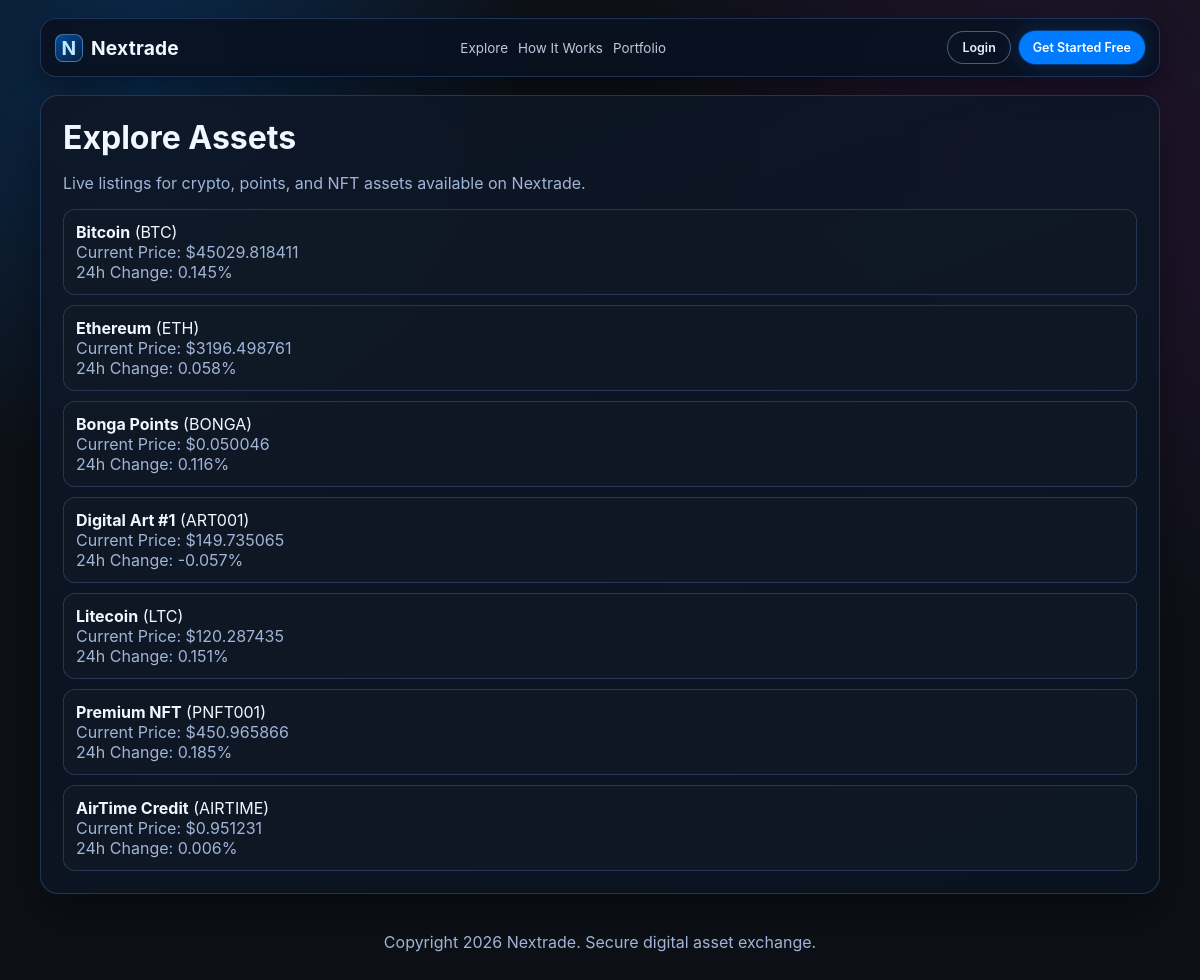
/explore, run on the app's committed database.
### tables this page shows
CREATE TABLE assets
                 (id SERIAL PRIMARY KEY,
                  name TEXT NOT NULL,
                  symbol TEXT NOT NULL,
                  price REAL NOT NULL,
                  change_24h REAL,
                  type TEXT NOT NULL);

### app.py (the view)
@app.route('/explore')
def explore():
    simulate_prices()
    assets = execute_query('SELECT * FROM assets')
    return render_template('explore.html', assets=assets)

### app.py (called while the page is built)
def get_database_url():
    if 'DATABASE_URL' in os.environ:
        return os.environ['DATABASE_URL']
    else:
        return 'nextrade.db'  # Local development

def is_postgres():
    db_url = get_database_url()
    return db_url.startswith('postgres')

def get_db_connection():
    db_url = get_database_url()
    if is_postgres():
        import psycopg2
        conn = psycopg2.connect(db_url)
        return conn
    else:
        conn = sqlite3.connect(db_url)
        conn.row_factory = sqlite3.Row
        return conn

def execute_query(query, params=()):
    conn = get_db_connection()
    cursor = conn.cursor()
    try:
        if is_postgres():
            query = query.replace('?', '%s')
        cursor.execute(query, params)
        if query.strip().upper().startswith('SELECT'):
            result = cursor.fetchall()
        else:
            conn.commit()
            result = None
        return result
    except Exception as e:
        conn.rollback()
        raise e
    finally:
        cursor.close()
        conn.close()

### templates/explore.html (shortened to what this page needs)
{% extends "layout.html" %}
{% block content %}
  <h1>Explore Assets</h1>
  <p class="nx-muted">Live listings for crypto, points, and NFT assets available on Nextrade.</p>
  <ul class="nx-list">
    {% for asset in assets %}
      <li>
        <strong>{{ asset[1] }}</strong> ({{ asset[2] }})
        <div class="nx-muted">Current Price: ${{ '%.6f'|format(asset[3]) }}</div>
        <div class="nx-muted">24h Change: {{ '%.3f'|format(asset[4] or 0) }}%</div>
      </li>
    {% endfor %}
  </ul>
{% endblock %}

### templates/layout.html (shortened to what this page needs)
<!doctype html>
<html lang="en">
  <head>
    <link rel="stylesheet" href="{{ url_for('static', filename='css/nextrade-theme.css') }}">
  </head>
  <body>
    <div class="nx-shell">
      <header class="nx-nav">
        <a class="nx-brand" href="{{ url_for('index') }}">
          <span class="nx-brand-mark">N</span>
          Nextrade
        </a>
        <nav class="nx-nav-links">
          <a href="{{ url_for('explore') }}">Explore</a>
          <a href="{{ url_for('how_it_works') }}">How It Works</a>
          <a href="{{ url_for('portfolio') }}">Portfolio</a>
        </nav>
        <div class="nx-actions">
          {% if session.get('user_id') %}
            <a class="nx-btn-outline" href="{{ url_for('logout') }}">Logout</a>
          {% else %}
            <a class="nx-btn-outline" href="{{ url_for('login') }}">Login</a>
            <a class="nx-btn" href="{{ url_for('register') }}">Get Started Free</a>
          {% endif %}
        </div>
      </header>
      <main class="nx-main">
        {% block content %}{% endblock %}
      </main>
      <footer class="nx-footer">
        <p class="nx-muted">Copyright 2026 Nextrade. Secure digital asset exchange.</p>
      </footer>
    </div>
  </body>
</html>

### static/css/nextrade-theme.css (style rules this page uses)
:root { --bg: #0d1117; --bg-soft: #101926; --surface: rgba(16, 25, 38, 0.82); --border: rgba(76, 125, 199, 0.32); --text: #f2f7ff; --muted: #9fb5d7; --electric: #007bff; --growth: #00c853; --nft: #9c27b0; }
* { box-sizing: border-box; }
body { margin: 0; min-height: 100vh; color: var(--text); font-family: "Inter", "Segoe UI", system-ui, -apple-system, sans-serif; background: radial-gradient(circle at 12% 8%, rgba(0, 123, 255, 0.24), transparent 28%), radial-gradient(circle at 88% 18%, rgba(156, 39, 176, 0.16), transparent 34%), var(--bg); }
.nx-shell { width: min(1120px, 96%); margin: 18px auto 28px; }
.nx-nav { display: flex; align-items: center; justify-content: space-between; gap: 14px; border: 1px solid var(--border); border-radius: 16px; padding: 12px 14px; background: rgba(9, 18, 33, 0.92); box-shadow: 0 12px 32px rgba(0, 0, 0, 0.4); }
.nx-brand { display: inline-flex; align-items: center; gap: 8px; color: #eff7ff; text-decoration: none; font-size: 1.2rem; font-weight: 700; letter-spacing: 0.2px; }
.nx-brand-mark { width: 28px; height: 28px; display: inline-flex; align-items: center; justify-content: center; border-radius: 8px; color: #bfe6ff; background: linear-gradient(140deg, rgba(0, 123, 255, 0.55), rgba(0, 123, 255, 0.12)); border: 1px solid rgba(147, 203, 255, 0.42); }
.nx-nav-links { display: flex; gap: 10px; flex-wrap: wrap; }
.nx-nav-links a { color: #d6e7ff; text-decoration: none; font-size: 0.84rem; opacity: 0.86; }
.nx-actions { display: flex; gap: 8px; }
.nx-btn, .nx-btn-outline { border-radius: 999px; padding: 8px 14px; text-decoration: none; font-size: 0.78rem; font-weight: 600; display: inline-flex; align-items: center; justify-content: center; cursor: pointer; border: none; }
.nx-btn { color: white; background: var(--electric); box-shadow: 0 0 0 1px rgba(0, 123, 255, 0.3), 0 0 24px rgba(0, 123, 255, 0.25); }
.nx-btn-outline { color: #e6f0ff; border: 1px solid rgba(154, 182, 230, 0.45); background: rgba(10, 19, 35, 0.75); }
.nx-main { margin-top: 18px; border: 1px solid var(--border); border-radius: 18px; background: linear-gradient(160deg, rgba(14, 23, 38, 0.92), rgba(10, 19, 33, 0.86)); box-shadow: 0 20px 48px rgba(0, 0, 0, 0.45); padding: 22px; }
.nx-main h1, .nx-main h2, .nx-main h3 { margin: 0; }
.nx-muted { color: var(--muted); }
.nx-list { margin: 14px 0 0; padding: 0; list-style: none; display: grid; gap: 10px; }
.nx-list li { border: 1px solid rgba(96, 140, 205, 0.28); border-radius: 12px; background: var(--surface); padding: 12px; }
.nx-footer { margin-top: 14px; text-align: center; padding: 8px 4px 20px; }

### data on the page
assets: name "Bitcoin", symbol "BTC", price "45029.818411", change_24h "0.145"
assets: name "Ethereum", symbol "ETH", price "3196.498761", change_24h "0.058"
assets: name "Bonga Points", symbol "BONGA", price "0.050046", change_24h "0.116"
assets: name "Digital Art #1", symbol "ART001", price "149.735065", change_24h "-0.057"
assets: name "Litecoin", symbol "LTC", price "120.287435", change_24h "0.151"
assets: name "Premium NFT", symbol "PNFT001", price "450.965866", change_24h "0.185"
assets: name "AirTime Credit", symbol "AIRTIME", price "0.951231", change_24h "0.006"
